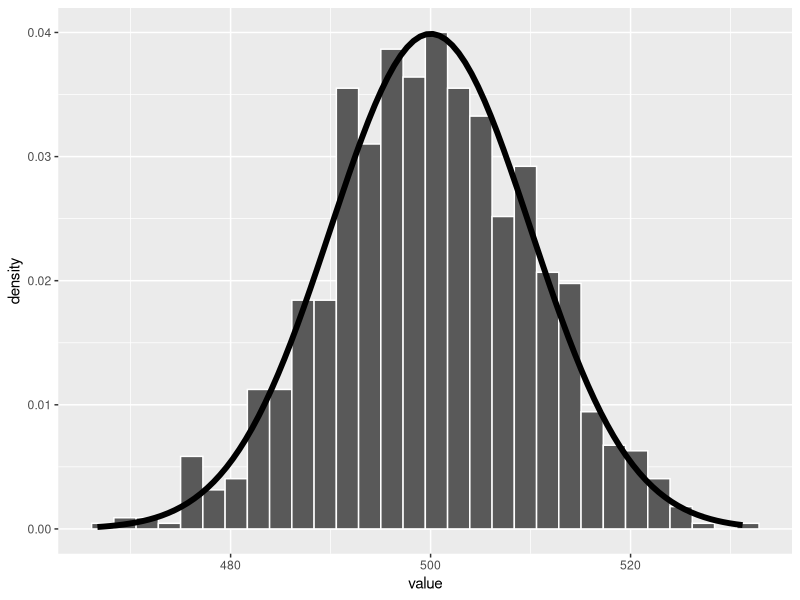
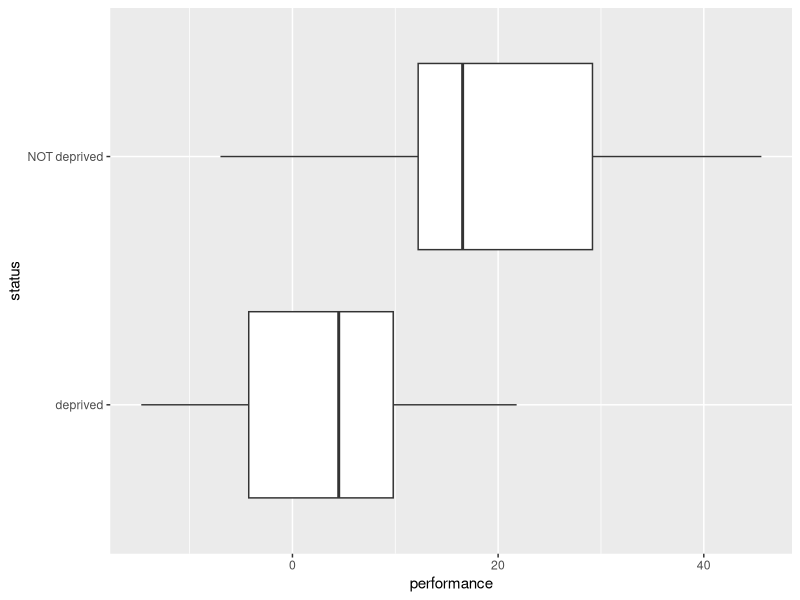
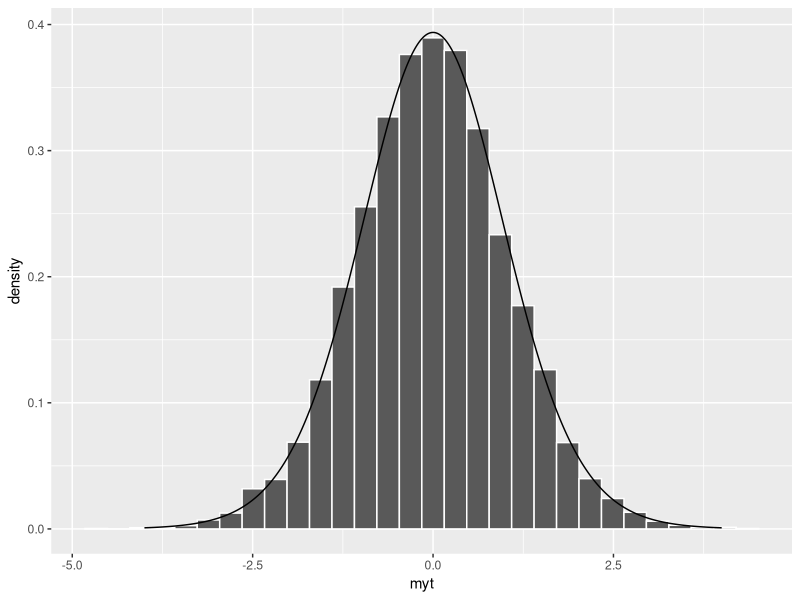
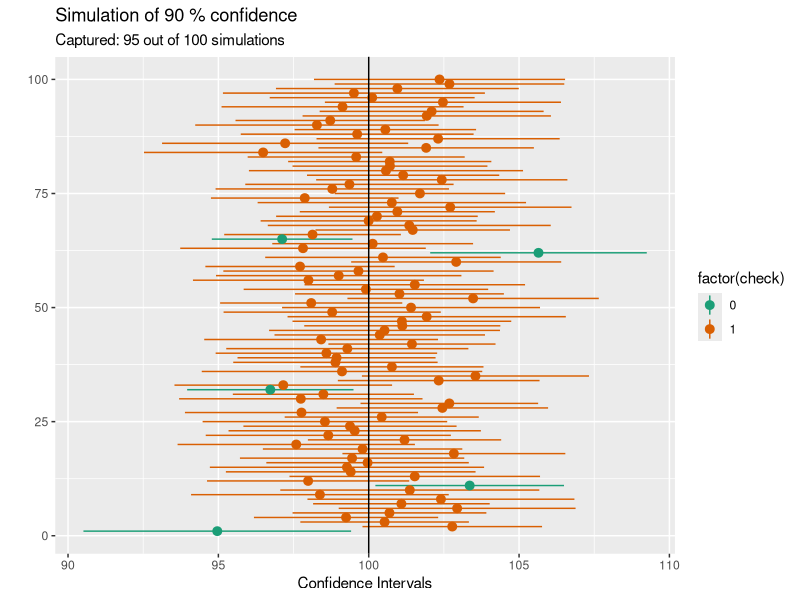

Here is the R script that generated these plots, in order:
#Thursday, 4/7
#Notes 5-1D continued (hypothesis testing)
#Notes 5-2A

library(dplyr)
library(ggplot2)


#Dr. Taylor's secret:
#
#
#
#
#
#
#
#
#
#
#
#
#
#
#
#I'm Team Edward...
#Oops, not that secret...
#
#
#
#
#
#
#
#
#
#
#
#
#
#
#
#
#
#
#
#
#My favorite member of BTS is Jimin...
#Not that secret either...
#
#
#
#
#
#
#
#
#
#
#
#
#
#
#
#
#
#
#
#
#There is an automated way to draw density functions in ggplot...


norm <- data.frame(value = rnorm(1000, 500, 10))

ggplot(norm, aes(x = value)) + 
  geom_histogram(aes(y=..density..),color = "white") + 
  stat_function(fun = dnorm,args=list(mean=500,
                                      sd=10),
                size=2)

################Hypothesis Testing Example############################

sleep_depriv <- c(-14.7, -10.7, -10.7, 2.2, 2.4, 4.5, 7.2, 9.6, 10.0, 21.3, 21.8)
sleep_NOTdepriv <- c(-7.0, 11.6, 12.1, 12.6, 14.5, 18.6, 25.2, 30.5, 34.5, 45.6)
performance=c(sleep_depriv,sleep_NOTdepriv)
status=c(rep("deprived",11),rep("NOT deprived",10))

sleepdata <- data.frame(status,
                        performance)
library(ggplot2)
ggplot(sleepdata,aes(x=status,y=performance))+
  geom_boxplot()+coord_flip()

out <- t.test(sleepdata$performance ~ sleepdata$status,
              alternative="less",
              var.equal=TRUE)
out
myteststat <- out$statistic
out$p.value

#2 - Verify
pt(-2.71,19)

#Randomize the data one time
newperformance <- sample(performance,21,replace=FALSE)
newsleepdata <- data.frame(status=c(rep("deprived",11),rep("NOT deprived",10)),
                           newperformance)
out <- t.test(newperformance ~   status,
              alternative="less",
              var.equal=TRUE)

#Randomize the data 10,000 times
myt <- replicate(10000,t.test(sample(performance,21,replace=FALSE) ~   status,
                              alternative="less",
                              var.equal=TRUE)$statistic)

x <- seq(-4,4,.01) #alternative: x <- seq(min(myt),max(myt),.001)
y <- dt(x,19)
ggplot(NULL,aes(x=myt,y=..density..))+
  geom_histogram(color="white")+
  geom_line(aes(x=x,y=y))

#4 
sum(myt <= myteststat)/10000
pt(-2.71,19)

myt <- replicate(50000,t.test(sample(performance,21,replace=FALSE) ~   status,
                              alternative="less",
                              var.equal=TRUE)$statistic)
sum(myt <= myteststat)/50000

########################
#######Notes 5-2A#######
########################

set.seed(2320)
set.seed(10) #This doesn't have 100 in it!
myvalues <- rnorm(30,100,10)
t.test(x=myvalues,
       alternative="two.sided",
       mu=100,
       conf.level=0.95)

(mean(myvalues)-100)/(sd(myvalues)/sqrt(30))

#5
?t.test

#6
t.test(x=myvalues,
       alternative="less",
       mu=105,
       conf.level=0.95)

#7
out <- t.test(x=myvalues,
              alternative="less",
              mu=105,
              conf.level=0.95)
out$statistic
out$p.value
out$conf.int
out$conf.int[1:2]
###########
#Example 2#
###########

?if_else

#Simulate generating 30 observations from the Normal distribution and using t.test to calculate the lower bound and upper bound of the confidence interval
mysim <- replicate(1000,t.test(rnorm(30,100,10),
                               alternative="two.sided",
                               mu=100,
                               conf.level=0.95)$conf.int[1:2])
mysim[,1:10]
#Store the lower bounds in the object lower and upper bounds in the object upper
lower <- mysim[1,]
upper <- mysim[2,]

#Create an indicator for if the true value of mu is in the interval
library(dplyr)
indicator <- if_else(lower <= 100 & upper >= 100, 1, 0)
indicator[1:10]
#How many intervals correctly captured the value of mu?
sum(indicator)
sum(indicator)/1000

#ENDING PLACE ON THURSDAY 4/7/2022

###########
#Example 3#
###########
#What happens for different levels of confidence
loc <- c(0.90,0.95,0.99)
ci <- matrix(rep(NA,6),nrow=3,ncol=2)
out1 <- t.test(x=myvalues, alternative="two.sided",mu=100,conf.level=loc[1])
out2 <- t.test(x=myvalues, alternative="two.sided",mu=100,conf.level=loc[2])
out3 <- t.test(x=myvalues, alternative="two.sided",mu=100,conf.level=loc[3])

ci[1,] <- out1$conf.int[1:2]
ci[2,] <- out2$conf.int[1:2]
ci[3,] <- out3$conf.int[1:2]

#How wide are the intervals?
diff <- ci[,2] - ci[,1]
diff

#Where are they centered?
apply(ci,1,mean)
mean(myvalues)

###########
#Example 4#
###########
#######################################
#What happens if we change sample size?
#######################################
set.seed(2320)
myvalues10 <- rnorm(10,100,1)
myvalues30 <- rnorm(30,100,1)
myvalues100 <- rnorm(100,100,1)
loc <- c(0.90,0.95,0.99)
ci <- matrix(rep(NA,6),nrow=3,ncol=2)
out1 <- t.test(x=myvalues10, alternative="two.sided",mu=100,conf.level=loc[1])
out2 <- t.test(x=myvalues30, alternative="two.sided",mu=100,conf.level=loc[1])
out3 <- t.test(x=myvalues100, alternative="two.sided",mu=100,conf.level=loc[1])

ci[1,] <- out1$conf.int[1:2]
ci[2,] <- out2$conf.int[1:2]
ci[3,] <- out3$conf.int[1:2]

#How wide are the intervals?
diff <- ci[,2] - ci[,1]
diff

#Where are they centered?
apply(ci,1,mean)
mean(myvalues10)
mean(myvalues30)
mean(myvalues100)

###########
#Example 5#
###########
library(ggplot2)
library(dplyr)
library(RColorBrewer)
mysim <- replicate(100,t.test(rnorm(30,100,10),
                              alternative="two.sided",
                              mu=100,
                              conf.level=0.95)$conf.int[1:2])
lower <- mysim[1,]
upper <- mysim[2,]
indicator <- if_else(lower <= 100 & upper >= 100, 1, 0)
nsim <- length(lower)
mydata <- data.frame(row=1:length(mysim[1,]),
                     point.estimate=apply(mysim,2,mean),
                     lower.bound=lower,
                     upper.bound=upper,
                     check=indicator)
g <- ggplot(mydata,aes(x=row,
                       y=point.estimate,
                       ymin=lower.bound,
                       ymax=upper.bound,
                       color=factor(check))) +  
  geom_pointrange() + 
  coord_flip() +
  geom_hline(yintercept=100) +
  labs(title=paste("Simulation of",loc*100,"% confidence"),
       subtitle=paste("Captured:",sum(indicator),"out of",nsim, "simulations"),
       x="",
       y="Confidence Intervals")+
  scale_color_brewer(palette="Dark2")   
plot(g)

